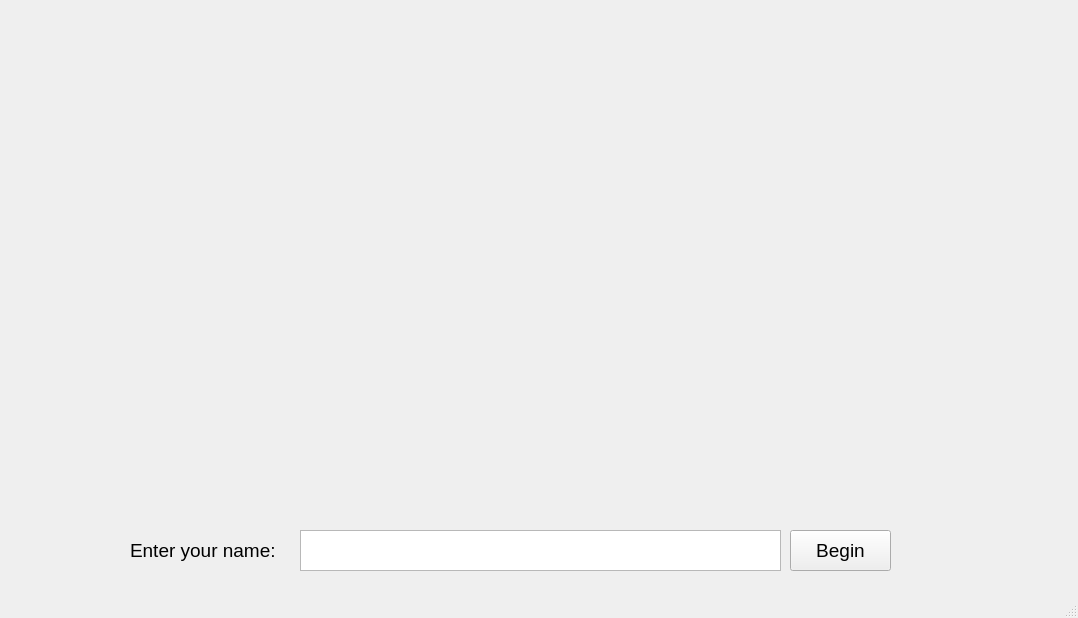
<?xml version="1.0" encoding="UTF-8"?>
<ui version="4.0">
 <class>MainWindow</class>
 <widget class="QMainWindow" name="MainWindow">
  <property name="geometry">
   <rect>
    <x>0</x>
    <y>0</y>
    <width>1078</width>
    <height>618</height>
   </rect>
  </property>
  <property name="windowTitle">
   <string>MainWindow</string>
  </property>
  <widget class="QWidget" name="centralwidget">
   <widget class="QTextEdit" name="textEdit">
    <property name="geometry">
     <rect>
      <x>300</x>
      <y>530</y>
      <width>481</width>
      <height>41</height>
     </rect>
    </property>
    <property name="font">
     <font>
      <pointsize>14</pointsize>
     </font>
    </property>
   </widget>
   <widget class="QPushButton" name="pushButton">
    <property name="geometry">
     <rect>
      <x>790</x>
      <y>530</y>
      <width>101</width>
      <height>41</height>
     </rect>
    </property>
    <property name="font">
     <font>
      <pointsize>14</pointsize>
     </font>
    </property>
    <property name="text">
     <string>Begin</string>
    </property>
   </widget>
   <widget class="QLabel" name="label">
    <property name="geometry">
     <rect>
      <x>130</x>
      <y>540</y>
      <width>161</width>
      <height>21</height>
     </rect>
    </property>
    <property name="font">
     <font>
      <pointsize>14</pointsize>
     </font>
    </property>
    <property name="text">
     <string>Enter your name:</string>
    </property>
   </widget>
  </widget>
  <widget class="QMenuBar" name="menubar">
   <property name="geometry">
    <rect>
     <x>0</x>
     <y>0</y>
     <width>1078</width>
     <height>22</height>
    </rect>
   </property>
  </widget>
  <widget class="QStatusBar" name="statusbar"/>
 </widget>
 <resources/>
 <connections/>
</ui>
